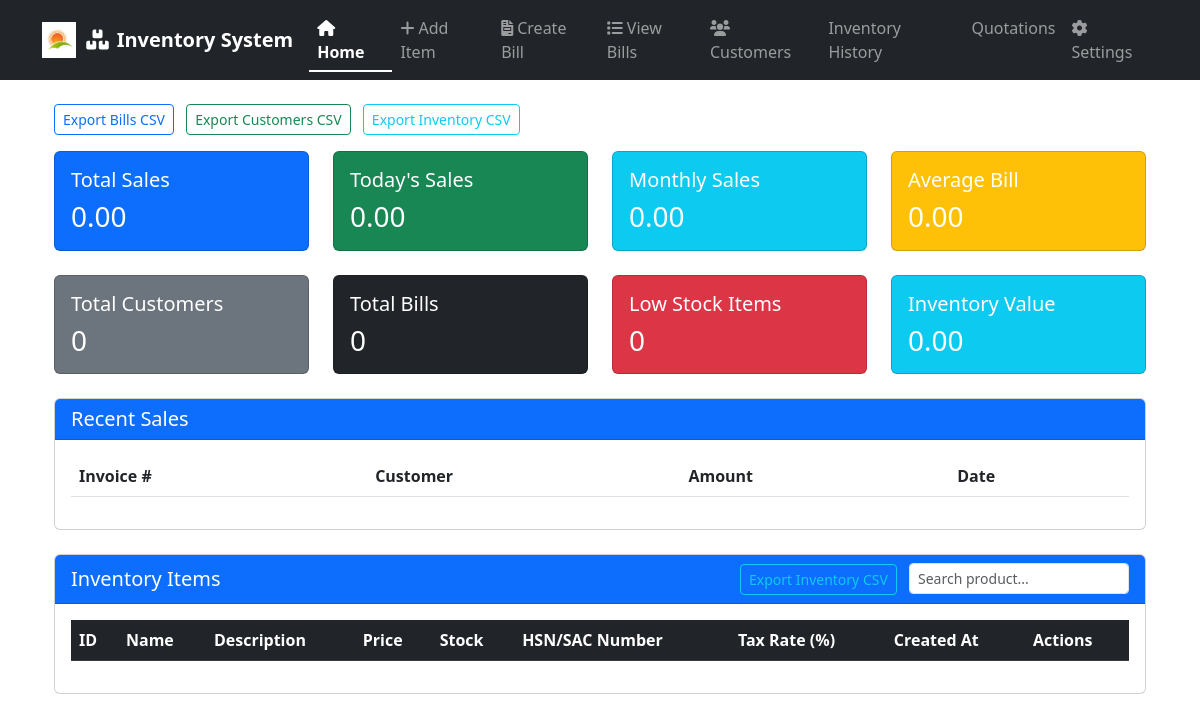
Before: / with the older database file.
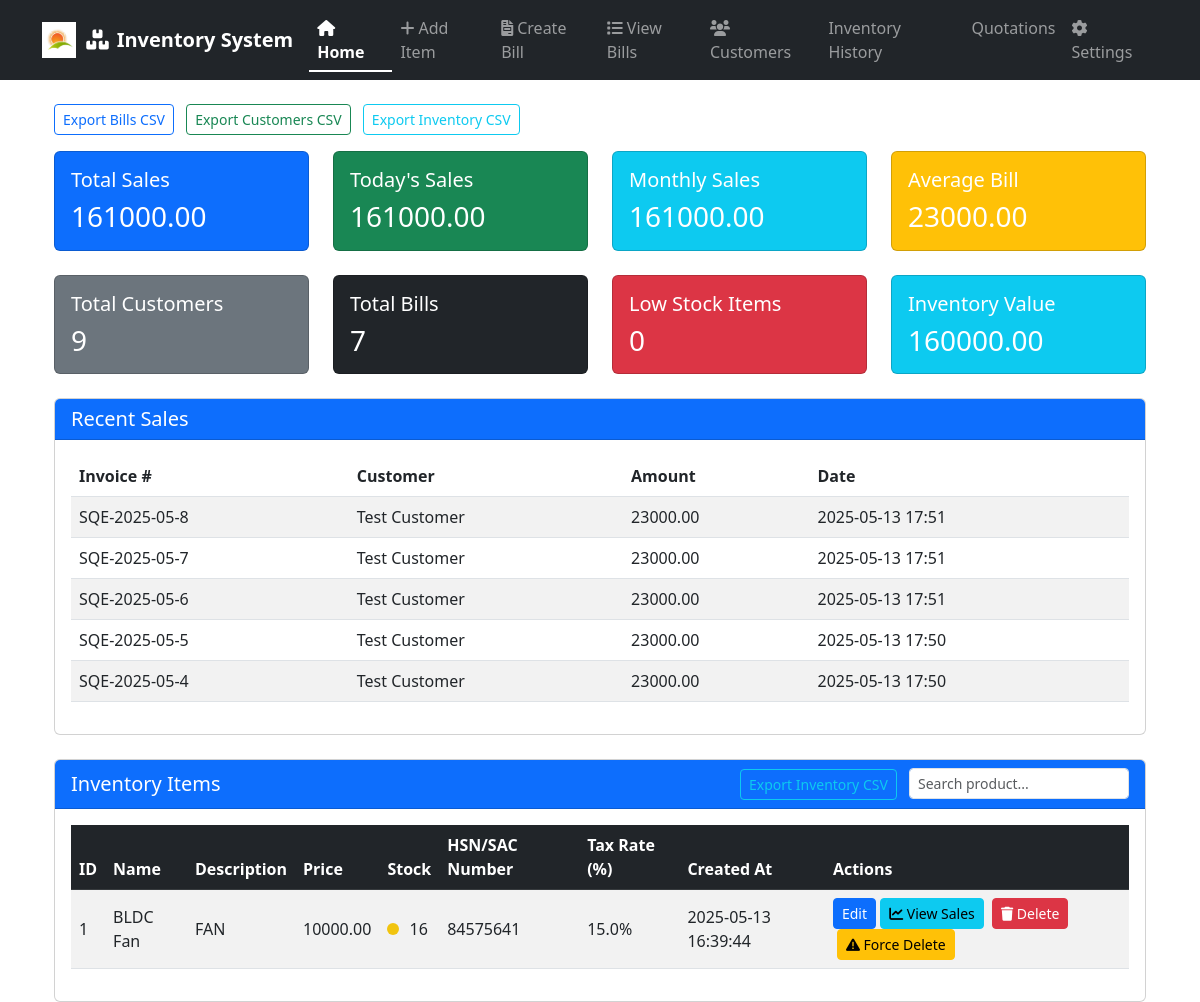
After: the same page with the newer database file.
### app.py (models this page shows)
class Bill(db.Model):
    id = db.Column(db.Integer, primary_key=True)
    customer_id = db.Column(db.Integer, db.ForeignKey('customer.id'), nullable=True)
    customer_name = db.Column(db.String(100), nullable=False)
    mobile_number = db.Column(db.String(20), nullable=True)
    email = db.Column(db.String(100), nullable=True)
    address = db.Column(db.String(200), nullable=True)
    gstin = db.Column(db.String(50), nullable=True)
    payment_mode = db.Column(db.String(50), nullable=True)
    invoice_number = db.Column(db.String(20), nullable=True)
    total_amount = db.Column(db.Float, nullable=False)
    created_at = db.Column(db.DateTime, default=datetime.utcnow)
    items = db.relationship('BillItem', backref='bill', lazy=True)
    inventory_updated = db.Column(db.Boolean, default=False)

class Item(db.Model):
    id = db.Column(db.Integer, primary_key=True)
    name = db.Column(db.String(100), nullable=False)
    description = db.Column(db.String(200))
    price = db.Column(db.Float, nullable=False)
    stock = db.Column(db.Integer, nullable=False)
    hsn_sac_number = db.Column(db.String(20), nullable=True)
    tax_rate = db.Column(db.Float, nullable=True, default=0.0)
    created_at = db.Column(db.DateTime, default=datetime.utcnow)

### app.py (the view)
@app.route('/')
def index():
    items = Item.query.order_by(Item.name).all()
    total_sales = db.session.query(db.func.sum(Bill.total_amount)).scalar() or 0
    today = datetime.utcnow().date()
    today_sales = db.session.query(db.func.sum(Bill.total_amount))\
        .filter(db.func.date(Bill.created_at) == today).scalar() or 0
    first_day = today.replace(day=1)
    monthly_sales = db.session.query(db.func.sum(Bill.total_amount))\
        .filter(db.func.date(Bill.created_at) >= first_day).scalar() or 0
    total_bills = Bill.query.count()
    avg_bill_amount = total_sales / total_bills if total_bills > 0 else 0
    total_customers = Customer.query.count()
    total_bills = Bill.query.count()
    low_stock_items = Item.query.filter(Item.stock < 10).count()
    total_inventory_value = db.session.query(db.func.sum(Item.price * Item.stock)).scalar() or 0
    recent_bills = Bill.query.order_by(Bill.created_at.desc()).limit(5).all()
    return render_template('index.html',
                         items=items,
                         total_sales=total_sales,
                         today_sales=today_sales,
                         monthly_sales=monthly_sales,
                         avg_bill_amount=avg_bill_amount,
                         total_customers=total_customers,
                         total_bills=total_bills,
                         low_stock_items=low_stock_items,
                         total_inventory_value=total_inventory_value,
                         recent_bills=recent_bills)

### templates/index.html (shortened to what the changed rows need)
{% extends "base.html" %}
{% block content %}
<div class="container-fluid">
    <div class="row mb-4">
        <div class="col-md-3">
            <div class="card bg-primary text-white">
                <div class="card-body">
                    <h5 class="card-title">Total Sales</h5>
                    <h3 class="card-text">{{ "%.2f"|format(total_sales) }}</h3>
                </div>
            </div>
        </div>
        <div class="col-md-3">
            <div class="card bg-success text-white">
                <div class="card-body">
                    <h5 class="card-title">Today's Sales</h5>
                    <h3 class="card-text">{{ "%.2f"|format(today_sales) }}</h3>
                </div>
            </div>
        </div>
        <div class="col-md-3">
            <div class="card bg-info text-white">
                <div class="card-body">
                    <h5 class="card-title">Monthly Sales</h5>
                    <h3 class="card-text">{{ "%.2f"|format(monthly_sales) }}</h3>
                </div>
            </div>
        </div>
        <div class="col-md-3">
            <div class="card bg-warning text-white">
                <div class="card-body">
                    <h5 class="card-title">Average Bill</h5>
                    <h3 class="card-text">{{ "%.2f"|format(avg_bill_amount) }}</h3>
                </div>
            </div>
        </div>
    </div>
    <div class="row mb-4">
        <div class="col-md-3">
            <div class="card bg-secondary text-white">
                <div class="card-body">
                    <h5 class="card-title">Total Customers</h5>
                    <h3 class="card-text">{{ total_customers }}</h3>
                </div>
            </div>
        </div>
        <div class="col-md-3">
            <div class="card bg-dark text-white">
                <div class="card-body">
                    <h5 class="card-title">Total Bills</h5>
                    <h3 class="card-text">{{ total_bills }}</h3>
                </div>
            </div>
        </div>
        <div class="col-md-3">
            <div class="card bg-info text-white">
                <div class="card-body">
                    <h5 class="card-title">Inventory Value</h5>
                    <h3 class="card-text">{{ "%.2f"|format(total_inventory_value) }}</h3>
                </div>
            </div>
        </div>
    </div>
    <div class="row mb-4">
        <div class="col-12">
            <div class="card">
                <div class="card-body">
                    <div class="table-responsive">
                        <table class="table table-striped">
                            <thead>
                                <tr>
                                    <th>Invoice #</th>
                                    <th>Customer</th>
                                    <th>Amount</th>
                                    <th>Date</th>
                                </tr>
                            </thead>
                            <tbody>
                                {% for bill in recent_bills %}
                                <tr>
                                    <td>{{ bill.invoice_number }}</td>
                                    <td>{{ bill.customer_name }}</td>
                                    <td>{{ "%.2f"|format(bill.total_amount) }}</td>
                                    <td>{{ bill.created_at.strftime('%Y-%m-%d %H:%M') }}</td>
                                </tr>
                                {% endfor %}
                            </tbody>
                        </table>
                    </div>
                </div>
            </div>
        </div>
    </div>
    <div class="row">
        <div class="col-12">
            <div class="card">
                <div class="card-body">
                    <div class="table-responsive">
                        <table class="table table-striped table-hover align-middle" id="inventory-table">
                            <thead class="table-dark">
                                <tr>
                                    <th>ID</th>
                                    <th>Name</th>
                                    <th>Description</th>
                                    <th>Price</th>
                                    <th>Stock</th>
                                    <th>HSN/SAC Number</th>
                                    <th>Tax Rate (%)</th>
                                    <th>Created At</th>
                                    <th>Actions</th>
                                </tr>
                            </thead>
                            <tbody>
                                {% for item in items %}
                                <tr>
                                    <td>{{ item.id }}</td>
                                    <td>{{ item.name }}</td>
                                    <td>{{ item.description }}</td>
                                    <td>{{ "%.2f"|format(item.price) }}</td>
                                    <td>
                                        {% if item.stock < 10 %}
                                            <span style="height: 12px; width: 12px; background-color: #e74c3c; border-radius: 50%; display: inline-block; margin-right: 6px;" title="Low Stock"></span>
                                        {% elif item.stock <= 20 %}
                                            <span style="height: 12px; width: 12px; background-color: #f1c40f; border-radius: 50%; display: inline-block; margin-right: 6px;" title="Medium Stock"></span>
                                        {% else %}
                                            <span style="height: 12px; width: 12px; background-color: #27ae60; border-radius: 50%; display: inline-block; margin-right: 6px;" title="High Stock"></span>
                                        {% endif %}
                                        {{ item.stock }}
                                    </td>
                                    <td>{{ item.hsn_sac_number or '' }}</td>
                                    <td>{{ item.tax_rate or 0 }}%</td>
                                    <td>{{ item.created_at.strftime('%Y-%m-%d %H:%M:%S') }}</td>
                                    <td>
                                        <a href="{{ url_for('edit_item', id=item.id) }}" class="btn btn-primary btn-sm">Edit</a>
                                        <button type="button" class="btn btn-info btn-sm" onclick="viewProductSales({{ item.id }}, '{{ item.name }}')">
                                            <i class="fas fa-chart-line"></i> View Sales
                                        </button>
                                        <form method="POST" action="{{ url_for('delete_item', id=item.id) }}" style="display:inline;" onsubmit="return confirm('Are you sure you want to delete this item?');">
                                            <button type="submit" class="btn btn-danger btn-sm ms-1">
                                                <i class="fas fa-trash"></i> Delete
                                            </button>
                                        </form>
                                        <form method="POST" action="{{ url_for('force_delete_item', id=item.id) }}" style="display:inline;" onsubmit="return confirm('Force delete will break links in bills/quotations. Proceed?');">
                                            <button type="submit" class="btn btn-warning btn-sm ms-1">
                                                <i class="fas fa-exclamation-triangle"></i> Force Delete
                                            </button>
                                        </form>
                                    </td>
                                </tr>
                                {% endfor %}
                            </tbody>
                        </table>
                    </div>
                </div>
            </div>
        </div>
    </div>
</div>
{% endblock %}

Changed rows visible on the page:
added Bill: invoice_number "SQE-2025-05-8", customer_name "Test Customer", total_amount "23000.00", created_at "2025-05-13 17:51"
added Bill: invoice_number "SQE-2025-05-7", customer_name "Test Customer", total_amount "23000.00", created_at "2025-05-13 17:51"
added Bill: invoice_number "SQE-2025-05-6", customer_name "Test Customer", total_amount "23000.00", created_at "2025-05-13 17:51"
added Bill: invoice_number "SQE-2025-05-5", customer_name "Test Customer", total_amount "23000.00", created_at "2025-05-13 17:50"
added Bill: invoice_number "SQE-2025-05-4", customer_name "Test Customer", total_amount "23000.00", created_at "2025-05-13 17:50"
added Item: id "1", name "BLDC Fan", description "FAN", price "10000.00", stock "16", hsn_sac_number "84575641", tax_rate "15.0", created_at "2025-05-13 16:39:44"
Other visible differences:
{{ "%.2f"|format(total_sales) }}: "0.00" → "161000.00"
{{ "%.2f"|format(today_sales) }}: "0.00" → "161000.00"
{{ "%.2f"|format(monthly_sales) }}: "0.00" → "161000.00"
{{ "%.2f"|format(avg_bill_amount) }}: "0.00" → "23000.00"
{{ total_customers }}: "0" → "9"
{{ total_bills }}: "0" → "7"
{{ "%.2f"|format(total_inventory_value) }}: "0.00" → "160000.00"
